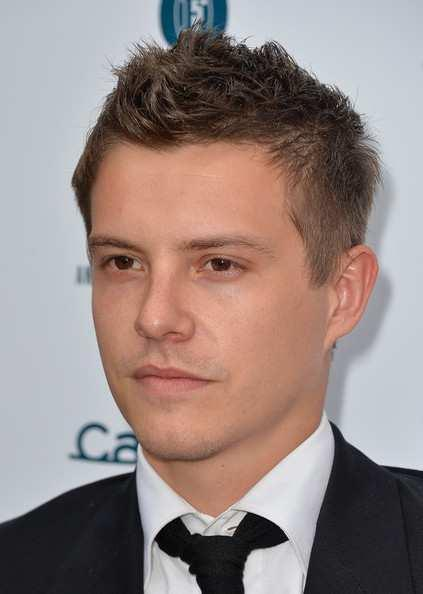
#> input picture assets/examples/samples/even(10).png, 423 x 594 px
$ python -i sdk.py   (imports and definitions only)
#> lines starting #> are read from the running program, lines starting #| are printed output that depends on the picture
"""ctypes bindings to libFaceRecognitionSDK.so (Face Recognition).

Native libs live in lib/cpu/.
"""

from __future__ import annotations

import base64
import ctypes
import io
import json
import os
from pathlib import Path

ROOT = Path(__file__).resolve().parent
LIB = ROOT / "lib" / "cpu"
SO = LIB / "libFaceRecognitionSDK.so"

# [1 line not run here, left out]
os.environ["LD_LIBRARY_PATH"] = str(LIB) + (
    (":" + os.environ["LD_LIBRARY_PATH"]) if os.environ.get("LD_LIBRARY_PATH") else ""
)

# [5 lines not run here, left out]

# [1 line that did not run here, left out]

# [1 line that did not run here, left out]
# [1 line that did not run here, left out]
# [1 line that did not run here, left out]
# [1 line that did not run here, left out]
# [1 line that did not run here, left out]
# [1 line that did not run here, left out]
# [1 line that did not run here, left out]
# [1 line that did not run here, left out]
# [1 line that did not run here, left out]
# [1 line that did not run here, left out]
# [1 line that did not run here, left out]
# [6 lines that did not run here, left out]
# [1 line that did not run here, left out]
# [1 line that did not run here, left out]
# [1 line that did not run here, left out]
# [1 line that did not run here, left out]


def _opt_sym(name, restype, argtypes):
    fn = getattr(_dll, name, None)
    if fn is None:
        return None
    fn.restype = restype
    fn.argtypes = argtypes
    return fn


# [3 lines that did not run here, left out]

_MC_BUF = 768
_STATUS_BUF = 512
_OUT_MIN = 1_000_000
_OUT_MAX = 16 * 1024 * 1024
_MAX_IMG = 8 * 1024 * 1024


def _b(v) -> bytes:
    if v is None:
        raise ValueError("required")
    if isinstance(v, bytes):
        return v
    return str(v).encode("utf-8")


def _out(*parts: bytes):
    n = min(max(_OUT_MIN, sum(len(p) for p in parts) * 2 + 262144), _OUT_MAX)
    return ctypes.create_string_buffer(n)


def _strip(raw: bytes) -> bytes:
    text = raw.decode("utf-8", errors="ignore").strip()
    if text.startswith("data:") and "base64," in text:
        text = text.split("base64,", 1)[1]
    return text.encode("utf-8")


def _fit_b64(image_b64: str, max_bytes: int = _MAX_IMG) -> bytes:
    raw = _strip(_b(image_b64))
    if len(raw) <= max_bytes:
        return raw
    from PIL import Image

    data = base64.b64decode(raw, validate=False)
    img = Image.open(io.BytesIO(data))
    img.load()
    if img.mode not in ("RGB", "L"):
        img = img.convert("RGB")
    quality, scale, last = 85, 1.0, raw
    try:
        resample = Image.Resampling.LANCZOS
    except AttributeError:
        resample = Image.LANCZOS
    for _ in range(12):
        cand = img
        if scale < 1.0:
            cand = img.resize(
                (max(1, int(img.width * scale)), max(1, int(img.height * scale))),
                resample,
            )
        buf = io.BytesIO()
        cand.save(buf, format="JPEG", quality=quality, optimize=True)
        last = base64.b64encode(buf.getvalue())
        if len(last) <= max_bytes:
            return last
        if quality > 40:
            quality -= 10
        else:
            scale *= 0.75
            quality = 75
    return last


# [26 lines left out: functions get_machine_code, get_license_status, not called in this run]


def activate(license_path: str) -> int:
    """Activate with path to license.txt / license.dat, or an FP1.… key string."""
    return int(_dll.FaceSDK_activate(_b(license_path)))


def init_sdk() -> int:
    return int(_dll.FaceSDK_initSDK())


# [36 lines left out: functions detect, quality, match, feature, similarity, not called in this run]

>>> import cv2
>>> picture = cv2.imread('assets/examples/samples/even(10).png', cv2.IMREAD_GRAYSCALE)
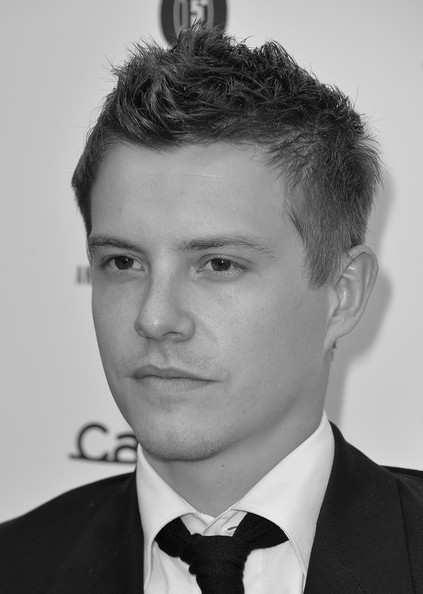
#> picture: shape (594, 423); min 0, max 255, mean 138.7
>>> result = _fit_b64(picture)

$ run again, on assets/examples/samples/even(2).png
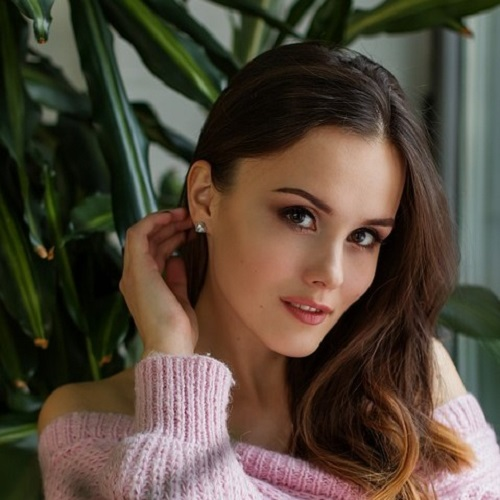
#> input picture assets/examples/samples/even(2).png, 500 x 500 px
#> `picture = cv2.imread('assets/examples/samples/even(10).png', cv2.IMREA..`:
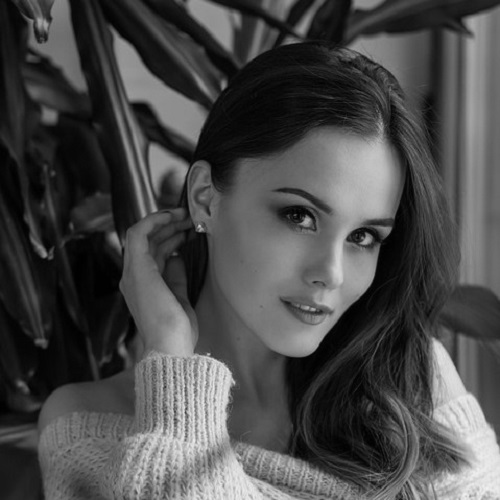
#> picture: shape (500, 500); min 0, max 241, mean 74.2

$ run again, on assets/examples/samples/even(4).png
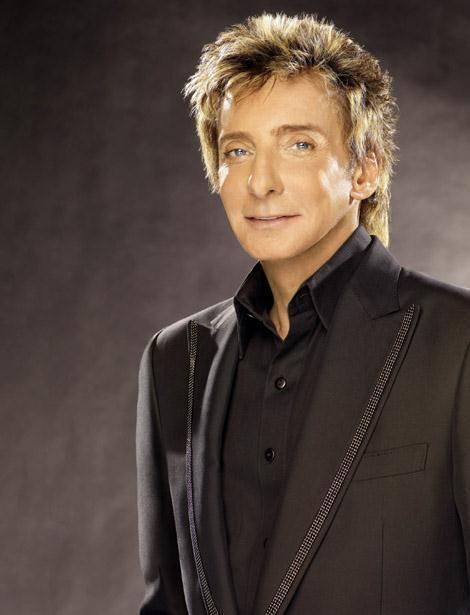
#> input picture assets/examples/samples/even(4).png, 470 x 615 px
#> `picture = cv2.imread('assets/examples/samples/even(10).png', cv2.IMREA..`:
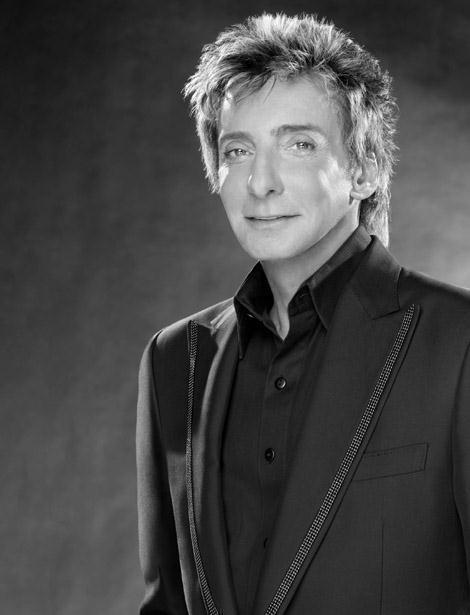
#> picture: shape (615, 470); min 0, max 255, mean 70.3

$ run again, on assets/examples/samples/even(6).png
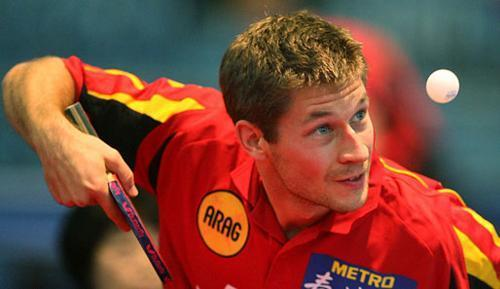
#> input picture assets/examples/samples/even(6).png, 500 x 289 px
#> `picture = cv2.imread('assets/examples/samples/even(10).png', cv2.IMREA..`:
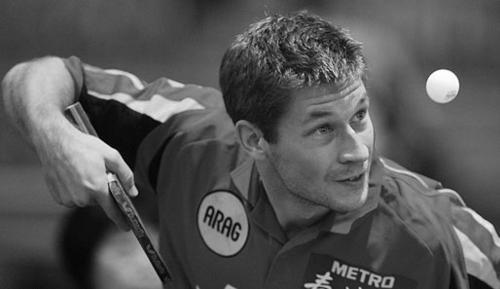
#> picture: shape (289, 500); min 0, max 255, mean 85.9
